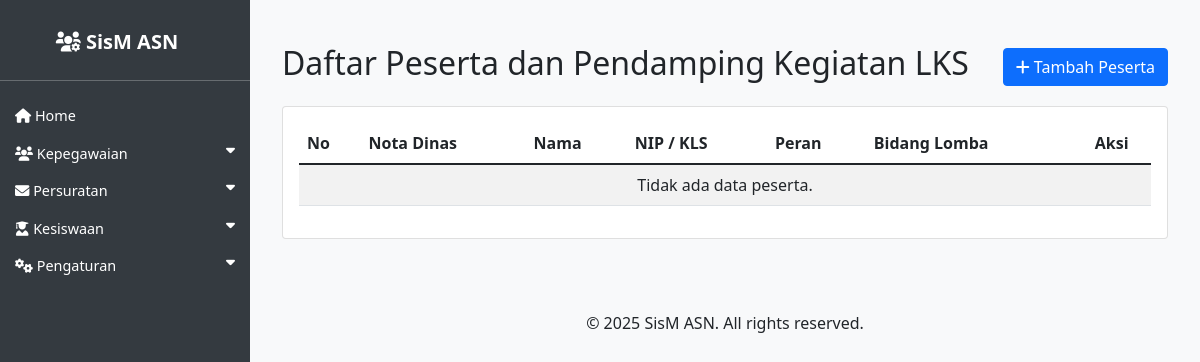
The page /asn/peserta-nota-dinas/ on the database as committed earlier.
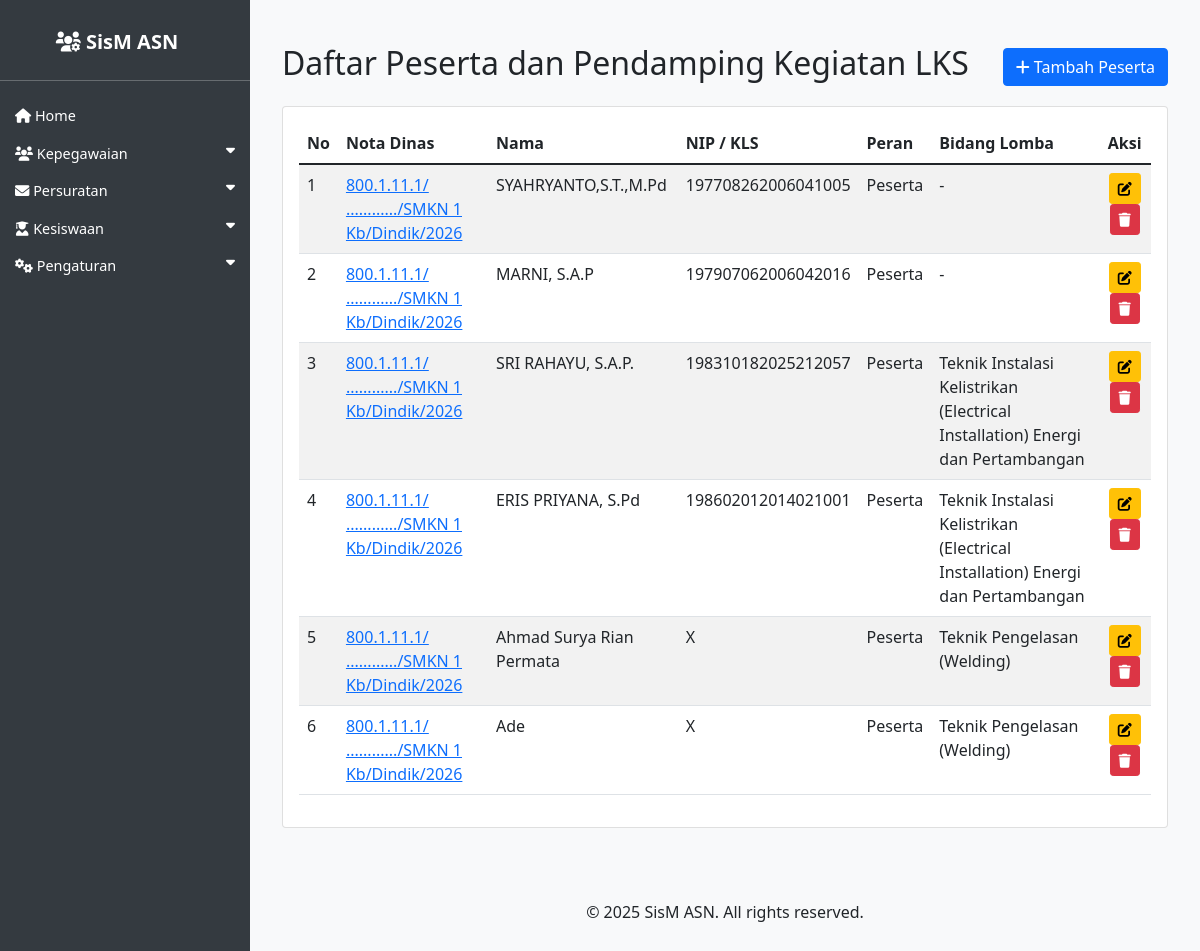
The same page on the database as committed later.
### asn_app/models.py (models this page shows, shortened)
class PesertaNotaDinas(models.Model):
    PERAN_CHOICES = [
        ('Peserta', 'Peserta'),
        ('Pendamping', 'Pendamping'),
        ('Toolman', 'Toolman'),
        ('Kepsek', 'Kepsek / Penanggungjawab'),
        ('Bendahara', 'Bendahara'),
    ]
    nota_dinas = models.ForeignKey(NotaDinas, on_delete=models.CASCADE, related_name='peserta_nota_dinas')
    pegawai = models.ForeignKey(ASN, on_delete=models.SET_NULL, null=True, blank=True, verbose_name='Pegawai')
    siswa = models.ForeignKey(Siswa, on_delete=models.SET_NULL, null=True, blank=True, verbose_name='Siswa')
    bidang_lomba = models.CharField(max_length=255, blank=True, verbose_name='Bidang Lomba')
    peran = models.CharField(max_length=50, choices=PERAN_CHOICES, default='Peserta', verbose_name='Peran')
    class Meta:
        ordering = ['id']

class NotaDinas(models.Model):
    kepada = models.CharField(max_length=255)
    dari = models.CharField(max_length=255)
    tanggal = models.DateField()
    nomor = models.CharField(max_length=255)
    sifat = models.CharField(max_length=255)
    lampiran = models.CharField(max_length=255)
    hal = models.CharField(max_length=255)
    isi_surat = models.TextField()
    pegawai = models.ManyToManyField(ASN, blank=True)
    siswa = models.ManyToManyField('Siswa', blank=True, related_name='nota_dinas_siswa')
    penutup_surat = models.TextField()
    penanda_tangan = models.ForeignKey(ASN, on_delete=models.CASCADE, related_name='penanda_tangan_nota_dinas')
    kop_surat = models.ForeignKey(KopSurat, on_delete=models.CASCADE, null=True, blank=True)

class ASN(models.Model):
    JENIS_KELAMIN_CHOICES = [
        ('L', 'Laki-laki'),
        ('P', 'Perempuan'),
    ]
    AGAMA_CHOICES = [
        ('ISLAM', 'Islam'),
        ('KRISTEN', 'Kristen'),
        ('KATOLIK', 'Katolik'),
        ('HINDU', 'Hindu'),
        ('BUDDHA', 'Buddha'),
        ('KONGHUCU', 'Konghucu'),
    ]
    nip = models.CharField(max_length=18, unique=True, null=True, blank=True)
    nama = models.CharField(max_length=100)
    tempat_lahir = models.CharField(max_length=50)
    tanggal_lahir = models.DateField()
    jenis_kelamin = models.CharField(max_length=1, choices=JENIS_KELAMIN_CHOICES)
    agama = models.CharField(max_length=10, choices=AGAMA_CHOICES)
    alamat = models.TextField()
    email = models.EmailField()
    telepon = models.CharField(max_length=15)
    jabatan = models.CharField(max_length=100)
    pangkat = models.CharField(max_length=50, null=True, blank=True)
    golongan = models.CharField(max_length=5, null=True, blank=True)
    nama_istri_suami = models.CharField(max_length=100, blank=True, null=True, verbose_name='Nama Istri/Suami')
    unit_kerja = models.CharField(max_length=100)
    foto = models.ImageField(upload_to='asn_fotos/', blank=True, null=True)
    created_at = models.DateTimeField(auto_now_add=True)
    updated_at = models.DateTimeField(auto_now=True)

class Siswa(models.Model):
    STATUS_CHOICES = [
        ('Aktif', 'Aktif'),
        ('Lulus', 'Lulus'),
        ('Keluar', 'Keluar'),
        ('DO', 'DO'),
    ]
    nama = models.CharField(max_length=100, null=True, blank=True)
    nis = models.CharField(max_length=20, null=True, blank=True)
    kelas = models.CharField(max_length=20)
    jurusan = models.CharField(max_length=50, null=True, blank=True)
    alamat = models.TextField(null=True, blank=True)
    no_hp = models.CharField(max_length=15, blank=True, null=True)
    nama_orang_tua = models.CharField(max_length=100, blank=True, null=True, verbose_name='Nama Orang Tua')
    foto = models.ImageField(upload_to='siswa_fotos/', blank=True, null=True)
    status = models.CharField(max_length=20, choices=STATUS_CHOICES, default='Aktif')

### asn_app/views.py (the view)
# urls.py: path('peserta-nota-dinas/', views.peserta_nota_dinas_list, name='peserta_nota_dinas_list'),
def peserta_nota_dinas_list(request):
    nota_dinas_id = request.GET.get('nota_dinas')
    peserta_list = PesertaNotaDinas.objects.select_related('nota_dinas', 'pegawai', 'siswa').all().order_by('nota_dinas__tanggal', 'id')
    nota_dinas = None
    if nota_dinas_id:
        peserta_list = peserta_list.filter(nota_dinas_id=nota_dinas_id)
        nota_dinas = get_object_or_404(NotaDinas, pk=nota_dinas_id)
    return render(request, 'asn_app/peserta_nota_dinas_list.html', {
        'peserta_list': peserta_list,
        'nota_dinas': nota_dinas,
    })

### asn_app/templates/asn_app/peserta_nota_dinas_list.html (shortened to what this page needs)
{% extends 'asn_app/base.html' %}
{% load indonesian_date_tags %}
{% block content %}
<div class="container mt-4">
    <div class="d-flex justify-content-between align-items-center mb-3">
        <h2>
            Daftar Peserta dan Pendamping Kegiatan LKS
        </h2>
        <div>
            <a href="{% url 'peserta_nota_dinas_create' %}{% if nota_dinas %}?nota_dinas={{ nota_dinas.pk }}{% endif %}" class="btn btn-primary">
                <i class="fas fa-plus"></i> Tambah Peserta
            </a>
        </div>
    </div>
    <div class="card">
        <div class="card-body">
            <table class="table table-striped table-hover">
                <thead>
                    <tr>
                        <th>No</th>
                        <th>Nota Dinas</th>
                        <th>Nama</th>
                        <th>NIP / KLS</th>
                        <th>Peran</th>
                        <th>Bidang Lomba</th>
                        <th class="text-center">Aksi</th>
                    </tr>
                </thead>
                <tbody>
                    {% for peserta in peserta_list %}
                    <tr>
                        <td>{{ forloop.counter }}</td>
                        <td>
                            <a href="{% url 'nota_dinas_detail' peserta.nota_dinas.pk %}">
                                {{ peserta.nota_dinas.nomor }}
                            </a>
                        </td>
                        <td>
                            {% if peserta.pegawai %}
                                {{ peserta.pegawai.nama }}
                            {% elif peserta.siswa %}
                                {{ peserta.siswa.nama }}
                            {% endif %}
                        </td>
                        <td>
                            {% if peserta.pegawai %}
                                {{ peserta.pegawai.nip|default:"-" }}
                            {% elif peserta.siswa %}
                                {{ peserta.siswa.kelas|default:"-" }}
                            {% endif %}
                        </td>
                        <td>{{ peserta.get_peran_display }}</td>
                        <td>{{ peserta.bidang_lomba|default:"-" }}</td>
                        <td class="text-center">
                            <a href="{% url 'peserta_nota_dinas_update' peserta.pk %}{% if nota_dinas %}?next={{ nota_dinas.get_absolute_url }}{% endif %}" class="btn btn-sm btn-warning"><i class="fas fa-edit"></i></a>
                            <a href="{% url 'peserta_nota_dinas_delete' peserta.pk %}{% if nota_dinas %}?next={{ nota_dinas.get_absolute_url }}{% endif %}" class="btn btn-sm btn-danger"><i class="fas fa-trash"></i></a>
                        </td>
                    </tr>
                    {% empty %}
                    <tr>
                        <td colspan="7" class="text-center">Tidak ada data peserta.</td>
                    </tr>
                    {% endfor %}
                </tbody>
            </table>
        </div>
    </div>
</div>
{% endblock %}

### asn_app/templates/asn_app/base.html (shortened to what this page needs)
<!DOCTYPE html>
<html lang="id">
<head>
    <link href="https://cdn.jsdelivr.net/npm/bootstrap@5.1.3/dist/css/bootstrap.min.css" rel="stylesheet">
    <link href="https://cdnjs.cloudflare.com/ajax/libs/font-awesome/6.0.0/css/all.min.css" rel="stylesheet">
                    </head>
                    <body>
                        <div class="sidebar" id="sidebar">
                            <h4 class="text-center">
                                <a href="{% url 'asn_list' %}" class="navbar-brand">
                                    <i class="fas fa-users-cog"></i> SisM ASN
                                </a>
                            </h4>
                            <hr>
                                                        <ul class="nav flex-column">
                                                            <li class="nav-item">
                                                                <a class="nav-link" href="{% url 'asn_list' %}">
                                                                    <i class="fas fa-home"></i> Home
                                                                </a>
                                                            </li>
                                                            <li class="nav-item">
                                                                <a class="nav-link" data-bs-toggle="collapse" href="#kepegawaianSubmenu" role="button" aria-expanded="false" aria-controls="kepegawaianSubmenu">
                                                                    <i class="fas fa-users"></i> Kepegawaian <i class="fas fa-caret-down float-end"></i>
                                                                </a>
                                                            </li>
                                                            <li class="nav-item">
                                                                <a class="nav-link" data-bs-toggle="collapse" href="#persuratanSubmenu" role="button" aria-expanded="false" aria-controls="persuratanSubmenu">
                                                                    <i class="fas fa-envelope"></i> Persuratan <i class="fas fa-caret-down float-end"></i>
                                                                </a>
                                                            </li>
                                                            <li class="nav-item">
                                                                <a class="nav-link" data-bs-toggle="collapse" href="#kesiswaanSubmenu" role="button" aria-expanded="false" aria-controls="kesiswaanSubmenu">
                                                                    <i class="fas fa-user-graduate"></i> Kesiswaan <i class="fas fa-caret-down float-end"></i>
                                                                </a>
                                                            </li>
                                                            <li class="nav-item">
                                                                <a class="nav-link" data-bs-toggle="collapse" href="#pengaturanSubmenu" role="button" aria-expanded="false" aria-controls="pengaturanSubmenu">
                                                                    <i class="fas fa-cogs"></i> Pengaturan <i class="fas fa-caret-down float-end"></i>
                                                                </a>
                                                            </li>
                                                        </ul>
                        </div>
                        <div class="content" id="content">
                            <main>
                                {% block content %}
                                {% endblock %}
                            </main>
                            <footer class="py-4 mt-5">
                                <div class="container text-center">
                                    <p>&copy; 2025 SisM ASN. All rights reserved.</p>
                                </div>
                            </footer>
                        </div>
                    </body>
                        </html>

### asn_app/templates/asn_app/base.html (style rules this page uses)
body { display: flex; min-height: 100vh; flex-direction: column; background-color: #f8f9fa; }
.sidebar { width: 250px; background: #343a40; color: white; position: fixed; height: 100%; padding-top: 20px; z-index: 1000; left: 0; transition: left 0.3s; }
.sidebar a { color: white; text-decoration: none; display: block; padding: 10px 15px; }
.sidebar .nav-link { font-size: 0.9rem; padding: 8px 15px; }
.content { padding: 20px; flex-grow: 1; transition: margin-left 0.3s; margin-left: 250px; }
.navbar-brand { font-weight: bold; }

Rows that differ between the two databases and show on the page:
added PesertaNotaDinas: nota_dinas.nomor "800.1.11.1/ ............/SMKN 1 Kb/Dindik/2026", pegawai.nama "SYAHRYANTO,S.T.,M.Pd", pegawai.nip "197708262006041005", peran "Peserta", bidang_lomba "-"
added PesertaNotaDinas: nota_dinas.nomor "800.1.11.1/ ............/SMKN 1 Kb/Dindik/2026", pegawai.nama "MARNI, S.A.P", pegawai.nip "197907062006042016", peran "Peserta", bidang_lomba "-"
added PesertaNotaDinas: nota_dinas.nomor "800.1.11.1/ ............/SMKN 1 Kb/Dindik/2026", pegawai.nama "SRI RAHAYU, S.A.P.", pegawai.nip "198310182025212057", peran "Peserta", bidang_lomba "Teknik Instalasi Kelistrikan (Electrical Installation) Energi dan Pertambangan"
added PesertaNotaDinas: nota_dinas.nomor "800.1.11.1/ ............/SMKN 1 Kb/Dindik/2026", pegawai.nama "ERIS PRIYANA, S.Pd", pegawai.nip "198602012014021001", peran "Peserta", bidang_lomba "Teknik Instalasi Kelistrikan (Electrical Installation) Energi dan Pertambangan"
added PesertaNotaDinas: nota_dinas.nomor "800.1.11.1/ ............/SMKN 1 Kb/Dindik/2026", siswa.nama "Ahmad Surya Rian Permata", siswa.kelas "X", peran "Peserta", bidang_lomba "Teknik Pengelasan (Welding)"
added PesertaNotaDinas: nota_dinas.nomor "800.1.11.1/ ............/SMKN 1 Kb/Dindik/2026", siswa.nama "Ade", siswa.kelas "X", peran "Peserta", bidang_lomba "Teknik Pengelasan (Welding)"
Other text that changed with them:
text no longer shown: "Tidak ada data peserta."
